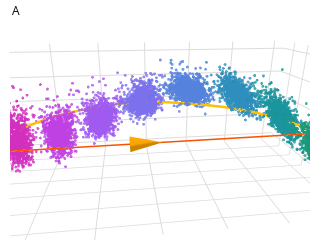

Write notebook code for a chart like this one.
### Code cell
# Storage + helpers (reuse existing BASE_DIR / DROP_FIRST if already defined)
BASE_DIR = Path.cwd().parent if "BASE_DIR" not in globals() else BASE_DIR
ACTIVS_DIR = BASE_DIR / "data" / "activations"

def load_com2num_acts(dataset_name: str, layer_idx: int):
    ds_dir = ACTIVS_DIR / dataset_name
    pattern = f"model_layers_{layer_idx}_batch*.pt"
    files = sorted(ds_dir.glob(pattern))
    if not files:
        raise FileNotFoundError(f"No activation files for {dataset_name}: {ds_dir / pattern}")

    seq_tensors = []
    drop = DROP_FIRST if "DROP_FIRST" in globals() else 0
    for fpath in files:
        payload = torch.load(fpath, map_location="cpu")
        acts = payload["activations"]  # [batch, seq_len, d_model]
        lengths = payload.get("lengths")
        for i in range(acts.shape[0]):
            length = int(lengths[i].item()) if lengths is not None else acts.shape[1]
            com2num = acts[i, 2:length:2]
            if drop and com2num.size(0) > drop:
                com2num = com2num[drop:]
            if com2num.size(0):
                seq_tensors.append(com2num)
    if not seq_tensors:
        raise ValueError(f"No activations for {dataset_name} after slicing.")
    return torch.cat(seq_tensors, dim=0)

# 3D PCA of true activations (layer 15)
LAYER = 14
ACT3D_SUBSET = 10000

acts_list, labels_list = [], []
for ds in DATASETS:
    acts = load_com2num_acts(ds, LAYER).cpu().numpy()
    acts_list.append(acts)
    labels_list.extend([ds.split("_")[1]] * acts.shape[0])  # e.g., m300

acts_all = np.vstack(acts_list)
labels_all = np.array(labels_list)

rng = np.random.default_rng(0)
sel = rng.choice(len(acts_all), size=min(ACT3D_SUBSET, len(acts_all)), replace=False)
acts_sample = acts_all[sel]
labels_sample = labels_all[sel]

pca3 = PCA(n_components=6, random_state=0)
coords3d = pca3.fit_transform(acts_sample)

# Colors per dataset
if "color_map_ext" in globals():
    cmap = dict(color_map_ext)
else:
    import matplotlib.cm as cm
    palette = cm.get_cmap("tab10")
    cmap = {
        lbl: f"rgba({int(r*255)},{int(g*255)},{int(b*255)},1)"
        for lbl, (r, g, b, _) in zip(order, [palette(i % 10) for i in range(len(order))])
    }

traces = []
for lbl in order:
    mask = labels_sample == lbl
    if not mask.any():
        continue
    mu_val = float(lbl[1:])  # from "m300" -> 300
    traces.append(go.Scatter3d(
        x=coords3d[mask, 0],
        y=coords3d[mask, 1],
        z=coords3d[mask, 3],
        mode="markers",
        marker=dict(
            size=1,
            color=[mu_val] * int(mask.sum()),
            colorscale="Phase", # balance
            cmin=100,
            cmax=900,
            opacity=0.8,
            showscale=False,
        ),
        name=lbl,
        showlegend=False,
        hovertemplate=f"{lbl}<br>PC1=%{{x:.2f}}<br>PC2=%{{y:.2f}}<br>PC3=%{{z:.2f}}<extra></extra>",
    ))


fig = go.Figure(data=traces)
fig.update_layout(
    width=290, height=150,  # ~7.7 cm x 4 cm
    margin=dict(l=0, r=0, t=0, b=0),
    scene=dict(
        xaxis_title="PC1",
        yaxis_title="PC2",
        zaxis_title="PC3",
    ),
    showlegend=False,
)
fig.update_layout(
    scene=dict(
        xaxis=dict(title="", showticklabels=False, showgrid=True, zeroline=False, ticks=""),
        yaxis=dict(title="", showticklabels=False, showgrid=True, zeroline=False, ticks=""),
        zaxis=dict(title="", showticklabels=False, showgrid=True, zeroline=False, ticks=""),
    ),
)
# Add thin line between centroids of m300 and m700
centroids = {}
for mu in ["m300", "m700"]:
    mask = labels_sample == mu
    if mask.any():
        centroids[mu] = coords3d[mask].mean(axis=0)

if all(k in centroids for k in ("m300", "m700")):
    fig.add_trace(go.Scatter3d(
        x=[centroids["m300"][0], centroids["m700"][0]],
        y=[centroids["m300"][1], centroids["m700"][1]],
        z=[centroids["m300"][2], centroids["m700"][2]],
        mode="lines",
        line=dict(color="#fa5102", width=3),
        showlegend=False,
        hoverinfo="skip",
    ))

if all(k in centroids for k in ("m300", "m700")):
    start = centroids["m300"]
    end = centroids["m700"]
    mid = 0.5 * (start + end)
    vec = end - start
    fig.add_trace(go.Cone(
        x=[mid[0]], y=[mid[1]], z=[mid[2]],
        u=[vec[0]], v=[vec[1]], w=[vec[2]],
        colorscale=[[0, "orange"], [1, "orange"]],
        showscale=False,
        sizemode="absolute",
        sizeref=1.0,   # tweak smaller/larger as needed
        anchor="tip",   # tip at (mid), cone points toward start
        name="",
        hoverinfo="skip",
    ))


# Thin line through centroids of all clouds (spline if available)
centroid_seq = []
for lbl in order:
    mask = labels_sample == lbl
    if mask.any():
        centroid_seq.append((lbl, coords3d[mask].mean(axis=0)))

if len(centroid_seq) >= 2:
    try:
        from scipy.interpolate import CubicSpline
        t = np.arange(len(centroid_seq))
        cent = np.stack([c[1] for c in centroid_seq])
        cs_x = CubicSpline(t, cent[:, 0], bc_type="natural")
        cs_y = CubicSpline(t, cent[:, 1], bc_type="natural")
        cs_z = CubicSpline(t, cent[:, 2], bc_type="natural")
        tt = np.linspace(t[0], t[-1], 200)
        fig.add_trace(go.Scatter3d(
            x=cs_x(tt), y=cs_y(tt), z=cs_z(tt),
            mode="lines",
            line=dict(color="#ffc004", width=5),
            showlegend=False,
            hoverinfo="skip",
        ))
    except Exception:
        # Fallback: polyline through centroids
        fig.add_trace(go.Scatter3d(
            x=[c[1][0] for c in centroid_seq],
            y=[c[1][1] for c in centroid_seq],
            z=[c[1][2] for c in centroid_seq],
            mode="lines",
            line=dict(color="#7ee5a1", width=3),
            showlegend=False,
            hoverinfo="skip",
        ))


fig.update_layout(
    margin=dict(l=10, r=10, t=0, b=0),
    scene=dict(
        domain=dict(x=[0, 1], y=[0, 1]),
        aspectmode="manual",
        aspectratio=dict(x=2, y=1.0, z=0.8),
    ),
    scene_camera=dict(eye=dict(x=-0.2, y=-1.6, z=0.6)),  # smaller eye -> closer/less white space
)
fig.update_layout(
    scene=dict(
        xaxis=dict(showbackground=True, backgroundcolor="white", gridcolor="#dcdcdc", zerolinecolor="#dcdcdc"),
        yaxis=dict(showbackground=True, backgroundcolor="white", gridcolor="#dcdcdc", zerolinecolor="#dcdcdc"),
        zaxis=dict(showbackground=True, backgroundcolor="white", gridcolor="#dcdcdc", zerolinecolor="#dcdcdc"),
    )
)

fig.add_annotation(
    x=0.0, y=1.0,
    xref="paper", yref="paper",
    text="A",
    showarrow=False,
    font=dict(size=12, color="black"),
    align="left"
)



fig.show()

### Figure 1 — Plotly figure (JSON) as saved in the notebook; plotly's stock layout.template omitted (floating-point values rounded to 4 significant figures; data arrays with more than 128 entries replaced by an {"elided": "..."} marker saying what was removed)
{"data": [{"hovertemplate": "m300<br>PC1=%{x:.2f}<br>PC2=%{y:.2f}<br>PC3=%{z:.2f}<extra></extra>", "marker": {"cmax": 900, "cmin": 100, "color": {"elided": "1134 int values"}, "colorscale": [[0, "rgb(167, 119, 12)"], [0.09091, "rgb(197, 96, 51)"], [0.1818, "rgb(217, 67, 96)"], [0.2727, "rgb(221, 38, 163)"], [0.3636, "rgb(196, 59, 224)"], [0.4545, "rgb(153, 97, 244)"], [0.5455, "rgb(95, 127, 228)"], [0.6364, "rgb(40, 144, 183)"], [0.7273, "rgb(15, 151, 136)"], [0.8182, "rgb(39, 153, 79)"], [0.9091, "rgb(119, 141, 17)"], [1, "rgb(167, 119, 12)"]], "opacity": 0.8, "showscale": false, "size": 1}, "mode": "markers", "name": "m300", "showlegend": false, "type": "scatter3d", "x": {"elided": "1134 float values"}, "y": {"elided": "1134 float values"}, "z": {"elided": "1134 float values"}}, {"hovertemplate": "m350<br>PC1=%{x:.2f}<br>PC2=%{y:.2f}<br>PC3=%{z:.2f}<extra></extra>", "marker": {"cmax": 900, "cmin": 100, "color": {"elided": "1114 int values"}, "colorscale": [[0, "rgb(167, 119, 12)"], [0.09091, "rgb(197, 96, 51)"], [0.1818, "rgb(217, 67, 96)"], [0.2727, "rgb(221, 38, 163)"], [0.3636, "rgb(196, 59, 224)"], [0.4545, "rgb(153, 97, 244)"], [0.5455, "rgb(95, 127, 228)"], [0.6364, "rgb(40, 144, 183)"], [0.7273, "rgb(15, 151, 136)"], [0.8182, "rgb(39, 153, 79)"], [0.9091, "rgb(119, 141, 17)"], [1, "rgb(167, 119, 12)"]], "opacity": 0.8, "showscale": false, "size": 1}, "mode": "markers", "name": "m350", "showlegend": false, "type": "scatter3d", "x": {"elided": "1114 float values"}, "y": {"elided": "1114 float values"}, "z": {"elided": "1114 float values"}}, {"hovertemplate": "m400<br>PC1=%{x:.2f}<br>PC2=%{y:.2f}<br>PC3=%{z:.2f}<extra></extra>", "marker": {"cmax": 900, "cmin": 100, "color": {"elided": "1084 int values"}, "colorscale": [[0, "rgb(167, 119, 12)"], [0.09091, "rgb(197, 96, 51)"], [0.1818, "rgb(217, 67, 96)"], [0.2727, "rgb(221, 38, 163)"], [0.3636, "rgb(196, 59, 224)"], [0.4545, "rgb(153, 97, 244)"], [0.5455, "rgb(95, 127, 228)"], [0.6364, "rgb(40, 144, 183)"], [0.7273, "rgb(15, 151, 136)"], [0.8182, "rgb(39, 153, 79)"], [0.9091, "rgb(119, 141, 17)"], [1, "rgb(167, 119, 12)"]], "opacity": 0.8, "showscale": false, "size": 1}, "mode": "markers", "name": "m400", "showlegend": false, "type": "scatter3d", "x": {"elided": "1084 float values"}, "y": {"elided": "1084 float values"}, "z": {"elided": "1084 float values"}}, {"hovertemplate": "m450<br>PC1=%{x:.2f}<br>PC2=%{y:.2f}<br>PC3=%{z:.2f}<extra></extra>", "marker": {"cmax": 900, "cmin": 100, "color": {"elided": "1121 int values"}, "colorscale": [[0, "rgb(167, 119, 12)"], [0.09091, "rgb(197, 96, 51)"], [0.1818, "rgb(217, 67, 96)"], [0.2727, "rgb(221, 38, 163)"], [0.3636, "rgb(196, 59, 224)"], [0.4545, "rgb(153, 97, 244)"], [0.5455, "rgb(95, 127, 228)"], [0.6364, "rgb(40, 144, 183)"], [0.7273, "rgb(15, 151, 136)"], [0.8182, "rgb(39, 153, 79)"], [0.9091, "rgb(119, 141, 17)"], [1, "rgb(167, 119, 12)"]], "opacity": 0.8, "showscale": false, "size": 1}, "mode": "markers", "name": "m450", "showlegend": false, "type": "scatter3d", "x": {"elided": "1121 float values"}, "y": {"elided": "1121 float values"}, "z": {"elided": "1121 float values"}}, {"hovertemplate": "m500<br>PC1=%{x:.2f}<br>PC2=%{y:.2f}<br>PC3=%{z:.2f}<extra></extra>", "marker": {"cmax": 900, "cmin": 100, "color": {"elided": "1106 int values"}, "colorscale": [[0, "rgb(167, 119, 12)"], [0.09091, "rgb(197, 96, 51)"], [0.1818, "rgb(217, 67, 96)"], [0.2727, "rgb(221, 38, 163)"], [0.3636, "rgb(196, 59, 224)"], [0.4545, "rgb(153, 97, 244)"], [0.5455, "rgb(95, 127, 228)"], [0.6364, "rgb(40, 144, 183)"], [0.7273, "rgb(15, 151, 136)"], [0.8182, "rgb(39, 153, 79)"], [0.9091, "rgb(119, 141, 17)"], [1, "rgb(167, 119, 12)"]], "opacity": 0.8, "showscale": false, "size": 1}, "mode": "markers", "name": "m500", "showlegend": false, "type": "scatter3d", "x": {"elided": "1106 float values"}, "y": {"elided": "1106 float values"}, "z": {"elided": "1106 float values"}}, {"hovertemplate": "m550<br>PC1=%{x:.2f}<br>PC2=%{y:.2f}<br>PC3=%{z:.2f}<extra></extra>", "marker": {"cmax": 900, "cmin": 100, "color": {"elided": "1111 int values"}, "colorscale": [[0, "rgb(167, 119, 12)"], [0.09091, "rgb(197, 96, 51)"], [0.1818, "rgb(217, 67, 96)"], [0.2727, "rgb(221, 38, 163)"], [0.3636, "rgb(196, 59, 224)"], [0.4545, "rgb(153, 97, 244)"], [0.5455, "rgb(95, 127, 228)"], [0.6364, "rgb(40, 144, 183)"], [0.7273, "rgb(15, 151, 136)"], [0.8182, "rgb(39, 153, 79)"], [0.9091, "rgb(119, 141, 17)"], [1, "rgb(167, 119, 12)"]], "opacity": 0.8, "showscale": false, "size": 1}, "mode": "markers", "name": "m550", "showlegend": false, "type": "scatter3d", "x": {"elided": "1111 float values"}, "y": {"elided": "1111 float values"}, "z": {"elided": "1111 float values"}}, {"hovertemplate": "m600<br>PC1=%{x:.2f}<br>PC2=%{y:.2f}<br>PC3=%{z:.2f}<extra></extra>", "marker": {"cmax": 900, "cmin": 100, "color": {"elided": "1098 int values"}, "colorscale": [[0, "rgb(167, 119, 12)"], [0.09091, "rgb(197, 96, 51)"], [0.1818, "rgb(217, 67, 96)"], [0.2727, "rgb(221, 38, 163)"], [0.3636, "rgb(196, 59, 224)"], [0.4545, "rgb(153, 97, 244)"], [0.5455, "rgb(95, 127, 228)"], [0.6364, "rgb(40, 144, 183)"], [0.7273, "rgb(15, 151, 136)"], [0.8182, "rgb(39, 153, 79)"], [0.9091, "rgb(119, 141, 17)"], [1, "rgb(167, 119, 12)"]], "opacity": 0.8, "showscale": false, "size": 1}, "mode": "markers", "name": "m600", "showlegend": false, "type": "scatter3d", "x": {"elided": "1098 float values"}, "y": {"elided": "1098 float values"}, "z": {"elided": "1098 float values"}}, {"hovertemplate": "m650<br>PC1=%{x:.2f}<br>PC2=%{y:.2f}<br>PC3=%{z:.2f}<extra></extra>", "marker": {"cmax": 900, "cmin": 100, "color": {"elided": "1121 int values"}, "colorscale": [[0, "rgb(167, 119, 12)"], [0.09091, "rgb(197, 96, 51)"], [0.1818, "rgb(217, 67, 96)"], [0.2727, "rgb(221, 38, 163)"], [0.3636, "rgb(196, 59, 224)"], [0.4545, "rgb(153, 97, 244)"], [0.5455, "rgb(95, 127, 228)"], [0.6364, "rgb(40, 144, 183)"], [0.7273, "rgb(15, 151, 136)"], [0.8182, "rgb(39, 153, 79)"], [0.9091, "rgb(119, 141, 17)"], [1, "rgb(167, 119, 12)"]], "opacity": 0.8, "showscale": false, "size": 1}, "mode": "markers", "name": "m650", "showlegend": false, "type": "scatter3d", "x": {"elided": "1121 float values"}, "y": {"elided": "1121 float values"}, "z": {"elided": "1121 float values"}}, {"hovertemplate": "m700<br>PC1=%{x:.2f}<br>PC2=%{y:.2f}<br>PC3=%{z:.2f}<extra></extra>", "marker": {"cmax": 900, "cmin": 100, "color": {"elided": "1111 int values"}, "colorscale": [[0, "rgb(167, 119, 12)"], [0.09091, "rgb(197, 96, 51)"], [0.1818, "rgb(217, 67, 96)"], [0.2727, "rgb(221, 38, 163)"], [0.3636, "rgb(196, 59, 224)"], [0.4545, "rgb(153, 97, 244)"], [0.5455, "rgb(95, 127, 228)"], [0.6364, "rgb(40, 144, 183)"], [0.7273, "rgb(15, 151, 136)"], [0.8182, "rgb(39, 153, 79)"], [0.9091, "rgb(119, 141, 17)"], [1, "rgb(167, 119, 12)"]], "opacity": 0.8, "showscale": false, "size": 1}, "mode": "markers", "name": "m700", "showlegend": false, "type": "scatter3d", "x": {"elided": "1111 float values"}, "y": {"elided": "1111 float values"}, "z": {"elided": "1111 float values"}}, {"hoverinfo": "skip", "line": {"color": "#fa5102", "width": 3}, "mode": "lines", "showlegend": false, "type": "scatter3d", "x": [-5.132, 5.416], "y": [-2.395, -2.26], "z": [-0.01302, -0.007407]}, {"anchor": "tip", "colorscale": [[0, "orange"], [1, "orange"]], "hoverinfo": "skip", "name": "", "showscale": false, "sizemode": "absolute", "sizeref": 1, "type": "cone", "u": [10.55], "v": [0.1349], "w": [0.005617], "x": [0.1418], "y": [-2.327], "z": [-0.01022]}, {"hoverinfo": "skip", "line": {"color": "#ffc004", "width": 5}, "mode": "lines", "showlegend": false, "type": "scatter3d", "x": {"elided": "200 float values"}, "y": {"elided": "200 float values"}, "z": {"elided": "200 float values"}}], "layout": {"annotations": [{"align": "left", "font": {"color": "black", "size": 12}, "showarrow": false, "text": "A", "x": 0, "xref": "paper", "y": 1, "yref": "paper"}], "height": 150, "margin": {"b": 0, "l": 10, "r": 10, "t": 0}, "scene": {"aspectmode": "manual", "aspectratio": {"x": 2, "y": 1, "z": 0.8}, "camera": {"eye": {"x": -0.2, "y": -1.6, "z": 0.6}}, "domain": {"x": [0, 1], "y": [0, 1]}, "xaxis": {"backgroundcolor": "white", "gridcolor": "#dcdcdc", "showbackground": true, "showgrid": true, "showticklabels": false, "ticks": "", "title": {"text": ""}, "zeroline": false, "zerolinecolor": "#dcdcdc"}, "yaxis": {"backgroundcolor": "white", "gridcolor": "#dcdcdc", "showbackground": true, "showgrid": true, "showticklabels": false, "ticks": "", "title": {"text": ""}, "zeroline": false, "zerolinecolor": "#dcdcdc"}, "zaxis": {"backgroundcolor": "white", "gridcolor": "#dcdcdc", "showbackground": true, "showgrid": true, "showticklabels": false, "ticks": "", "title": {"text": ""}, "zeroline": false, "zerolinecolor": "#dcdcdc"}}, "showlegend": false, "width": 290}}
